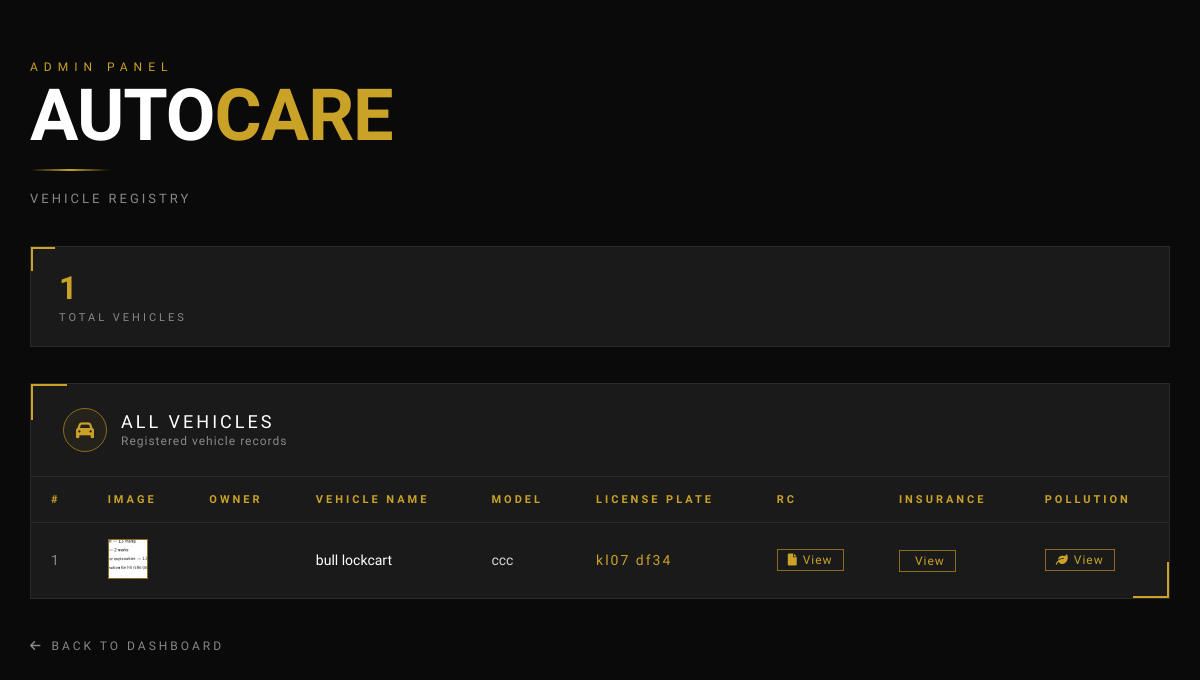
Before: /vehicles/ with the older database file.
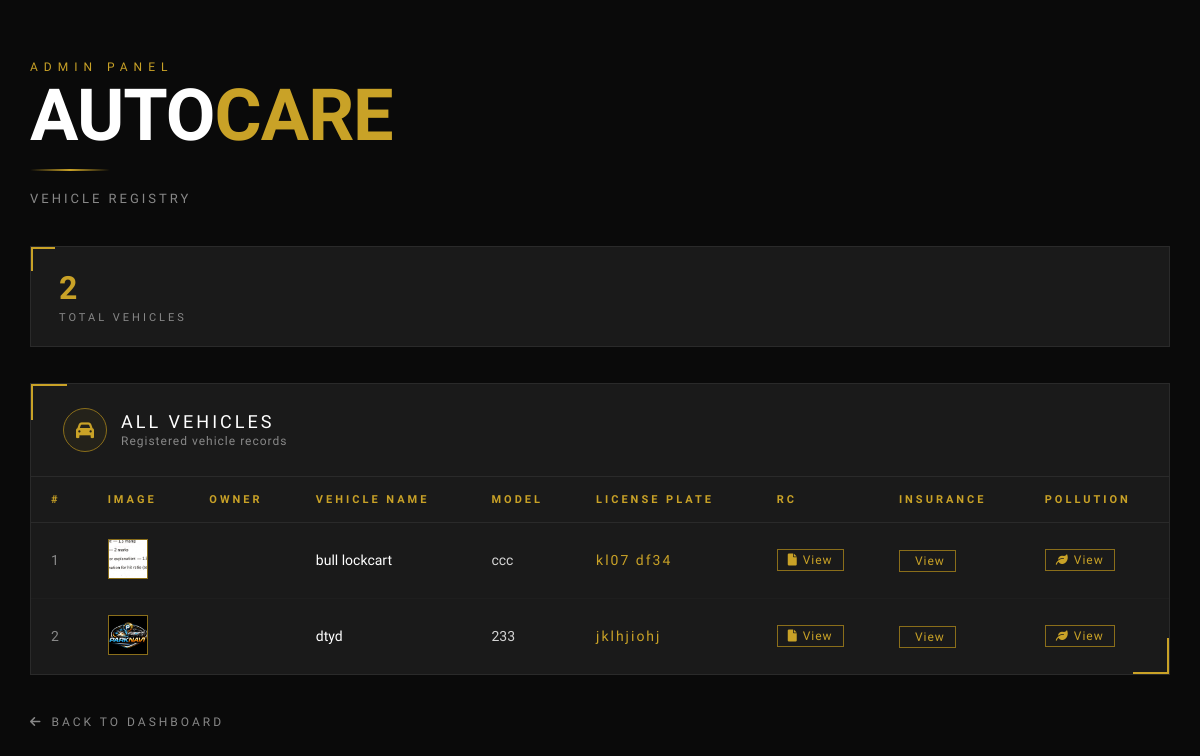
After: the same page with the newer database file.
### app/models.py (models this page shows)
class VehicleRegistration(models.Model):
    userd = models.ForeignKey(user, on_delete=models.CASCADE)
    vehicle_name = models.CharField(max_length=100)
    vehicle_model = models.CharField(max_length=100)
    license_plate = models.CharField(max_length=20)
    vehicle_image = models.ImageField(upload_to='vehicle_images/', null=True, blank=True)
    rc = models.FileField(upload_to='rc/', null=True, blank=True)
    insurance = models.FileField(upload_to='insurance/', null=True, blank=True)
    pollution = models.FileField(upload_to='pollution/', null=True, blank=True)

### app/views.py (the view)
# urls.py: path('vehicles/', views.vehicle_list, name='vehicle_list'),
def vehicle_list(request):
    users = VehicleRegistration.objects.all()
    return render(request, 'vehicle_list.html', {'users': users})

### app/templates/vehicle_list.html (shortened to what this page needs)
<!DOCTYPE html>
<html lang="en">
<head>
<link rel="stylesheet" href="https://cdnjs.cloudflare.com/ajax/libs/font-awesome/6.0.0/css/all.min.css">
</head>
<body>
<div id="particles"></div>
<main class="page">
  <div class="hero-label">Admin Panel</div>
  <div class="big-name">AUTO<span>CARE</span></div>
  <div class="divider"></div>
  <p class="subtitle">Vehicle Registry</p>
  <div class="stats-row">
    <div class="stat-box">
      <div class="stat-val">{{ users|length }}</div>
      <div class="stat-label">Total Vehicles</div>
    </div>
  </div>
  <div class="table-card">
    <div class="table-header">
      <div class="table-header-icon"><i class="fas fa-car"></i></div>
      <div>
        <div class="table-header-title">All Vehicles</div>
        <div class="table-header-sub">Registered vehicle records</div>
      </div>
    </div>
    <div class="table-wrap">
      <table>
        <thead>
          <tr>
            <th>#</th>
            <th>Image</th>
            <th>Owner</th>
            <th>Vehicle Name</th>
            <th>Model</th>
            <th>License Plate</th>
            <th>RC</th>
            <th>Insurance</th>
            <th>Pollution</th>
          </tr>
        </thead>
        <tbody>
          {% for v in users %}
          <tr>
            <td style="color:var(--text-dim);">{{ forloop.counter }}</td>
            <td>
              {% if v.vehicle_image %}
                <img src="{{ v.vehicle_image.url }}" class="avatar" alt="vehicle">
              {% else %}
                <span class="avatar-placeholder"><i class="fas fa-car-side"></i></span>
              {% endif %}
            </td>
            <td style="color:var(--white); font-family:'Oswald',sans-serif; letter-spacing:1px;">{{ v.userd.username }}</td>
            <td style="color:var(--white);">{{ v.vehicle_name }}</td>
            <td>{{ v.vehicle_model }}</td>
            <td>
              <span style="font-family:'Oswald',sans-serif; color:var(--gold); letter-spacing:2px;">{{ v.license_plate }}</span>
            </td>
            <td>
              {% if v.rc %}
                <a href="{{ v.rc.url }}" target="_blank" class="doc-link"><i class="fas fa-file"></i>View</a>
              {% else %}<span class="doc-na">—</span>{% endif %}
            </td>
            <td>
              {% if v.insurance %}
                <a href="{{ v.insurance.url }}" target="_blank" class="doc-link">View</a>
              {% else %}<span class="doc-na">—</span>{% endif %}
            </td>
            <td>
              {% if v.pollution %}
                <a href="{{ v.pollution.url }}" target="_blank" class="doc-link"><i class="fas fa-leaf"></i>View</a>
              {% else %}<span class="doc-na">—</span>{% endif %}
            </td>
          </tr>
          {% empty %}
          <tr class="empty-row"><td colspan="9"><i class="fas fa-car-burst" style="margin-right:10px;"></i>No vehicles registered</td></tr>
          {% endfor %}
        </tbody>
      </table>
    </div>
  </div>
  <a href="/adminlogin/" class="back-link"><i class="fas fa-arrow-left"></i>Back to Dashboard</a>
</main>
</body>
</html>

Changed rows visible on the page:
added VehicleRegistration: vehicle_image (picture), vehicle_name "dtyd", vehicle_model "233", license_plate "jklhjiohj"
Other visible differences:
{{ users|length }}: "1" → "2"
